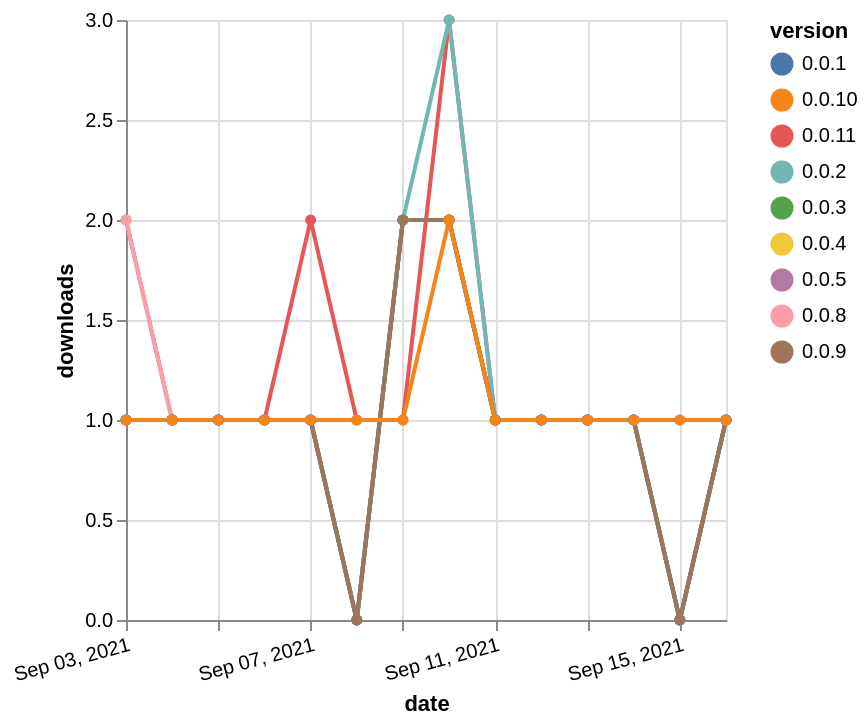

Write a Vega-Lite specification for this figure.
### Vega-Lite specification from a JSON file in a GitHub repository (floating-point values rounded to 4 significant figures)
{"$schema": "https://vega.github.io/schema/vega-lite/v5.json", "description": "A simple bar chart with embedded data.", "data": {"values": [{"date": "2021-09-03", "total": 172, "delta": 1, "version": "0.0.3"}, {"date": "2021-09-04", "total": 173, "delta": 1, "version": "0.0.3"}, {"date": "2021-09-05", "total": 174, "delta": 1, "version": "0.0.3"}, {"date": "2021-09-06", "total": 175, "delta": 1, "version": "0.0.3"}, {"date": "2021-09-07", "total": 176, "delta": 1, "version": "0.0.3"}, {"date": "2021-09-08", "total": 176, "delta": 0, "version": "0.0.3"}, {"date": "2021-09-09", "total": 178, "delta": 2, "version": "0.0.3"}, {"date": "2021-09-10", "total": 180, "delta": 2, "version": "0.0.3"}, {"date": "2021-09-11", "total": 181, "delta": 1, "version": "0.0.3"}, {"date": "2021-09-12", "total": 182, "delta": 1, "version": "0.0.3"}, {"date": "2021-09-13", "total": 183, "delta": 1, "version": "0.0.3"}, {"date": "2021-09-14", "total": 184, "delta": 1, "version": "0.0.3"}, {"date": "2021-09-15", "total": 184, "delta": 0, "version": "0.0.3"}, {"date": "2021-09-16", "total": 185, "delta": 1, "version": "0.0.3"}, {"date": "2021-09-03", "total": 154, "delta": 2, "version": "0.0.5"}, {"date": "2021-09-04", "total": 155, "delta": 1, "version": "0.0.5"}, {"date": "2021-09-05", "total": 156, "delta": 1, "version": "0.0.5"}, {"date": "2021-09-06", "total": 157, "delta": 1, "version": "0.0.5"}, {"date": "2021-09-07", "total": 158, "delta": 1, "version": "0.0.5"}, {"date": "2021-09-08", "total": 158, "delta": 0, "version": "0.0.5"}, {"date": "2021-09-09", "total": 160, "delta": 2, "version": "0.0.5"}, {"date": "2021-09-10", "total": 162, "delta": 2, "version": "0.0.5"}, {"date": "2021-09-11", "total": 163, "delta": 1, "version": "0.0.5"}, {"date": "2021-09-12", "total": 164, "delta": 1, "version": "0.0.5"}, {"date": "2021-09-13", "total": 165, "delta": 1, "version": "0.0.5"}, {"date": "2021-09-14", "total": 166, "delta": 1, "version": "0.0.5"}, {"date": "2021-09-15", "total": 166, "delta": 0, "version": "0.0.5"}, {"date": "2021-09-16", "total": 167, "delta": 1, "version": "0.0.5"}, {"date": "2021-09-03", "total": 151, "delta": 2, "version": "0.0.8"}, {"date": "2021-09-04", "total": 152, "delta": 1, "version": "0.0.8"}, {"date": "2021-09-05", "total": 153, "delta": 1, "version": "0.0.8"}, {"date": "2021-09-06", "total": 154, "delta": 1, "version": "0.0.8"}, {"date": "2021-09-07", "total": 155, "delta": 1, "version": "0.0.8"}, {"date": "2021-09-08", "total": 155, "delta": 0, "version": "0.0.8"}, {"date": "2021-09-09", "total": 157, "delta": 2, "version": "0.0.8"}, {"date": "2021-09-10", "total": 159, "delta": 2, "version": "0.0.8"}, {"date": "2021-09-11", "total": 160, "delta": 1, "version": "0.0.8"}, {"date": "2021-09-12", "total": 161, "delta": 1, "version": "0.0.8"}, {"date": "2021-09-13", "total": 162, "delta": 1, "version": "0.0.8"}, {"date": "2021-09-14", "total": 163, "delta": 1, "version": "0.0.8"}, {"date": "2021-09-15", "total": 163, "delta": 0, "version": "0.0.8"}, {"date": "2021-09-16", "total": 164, "delta": 1, "version": "0.0.8"}, {"date": "2021-09-03", "total": 177, "delta": 1, "version": "0.0.4"}, {"date": "2021-09-04", "total": 178, "delta": 1, "version": "0.0.4"}, {"date": "2021-09-05", "total": 179, "delta": 1, "version": "0.0.4"}, {"date": "2021-09-06", "total": 180, "delta": 1, "version": "0.0.4"}, {"date": "2021-09-07", "total": 181, "delta": 1, "version": "0.0.4"}, {"date": "2021-09-08", "total": 181, "delta": 0, "version": "0.0.4"}, {"date": "2021-09-09", "total": 183, "delta": 2, "version": "0.0.4"}, {"date": "2021-09-10", "total": 185, "delta": 2, "version": "0.0.4"}, {"date": "2021-09-11", "total": 186, "delta": 1, "version": "0.0.4"}, {"date": "2021-09-12", "total": 187, "delta": 1, "version": "0.0.4"}, {"date": "2021-09-13", "total": 188, "delta": 1, "version": "0.0.4"}, {"date": "2021-09-14", "total": 189, "delta": 1, "version": "0.0.4"}, {"date": "2021-09-15", "total": 189, "delta": 0, "version": "0.0.4"}, {"date": "2021-09-16", "total": 190, "delta": 1, "version": "0.0.4"}, {"date": "2021-09-03", "total": 178, "delta": 1, "version": "0.0.11"}, {"date": "2021-09-04", "total": 179, "delta": 1, "version": "0.0.11"}, {"date": "2021-09-05", "total": 180, "delta": 1, "version": "0.0.11"}, {"date": "2021-09-06", "total": 181, "delta": 1, "version": "0.0.11"}, {"date": "2021-09-07", "total": 183, "delta": 2, "version": "0.0.11"}, {"date": "2021-09-08", "total": 184, "delta": 1, "version": "0.0.11"}, {"date": "2021-09-09", "total": 185, "delta": 1, "version": "0.0.11"}, {"date": "2021-09-10", "total": 188, "delta": 3, "version": "0.0.11"}, {"date": "2021-09-11", "total": 189, "delta": 1, "version": "0.0.11"}, {"date": "2021-09-12", "total": 190, "delta": 1, "version": "0.0.11"}, {"date": "2021-09-13", "total": 191, "delta": 1, "version": "0.0.11"}, {"date": "2021-09-14", "total": 192, "delta": 1, "version": "0.0.11"}, {"date": "2021-09-15", "total": 193, "delta": 1, "version": "0.0.11"}, {"date": "2021-09-16", "total": 194, "delta": 1, "version": "0.0.11"}, {"date": "2021-09-03", "total": 251, "delta": 1, "version": "0.0.2"}, {"date": "2021-09-04", "total": 252, "delta": 1, "version": "0.0.2"}, {"date": "2021-09-05", "total": 253, "delta": 1, "version": "0.0.2"}, {"date": "2021-09-06", "total": 254, "delta": 1, "version": "0.0.2"}, {"date": "2021-09-07", "total": 255, "delta": 1, "version": "0.0.2"}, {"date": "2021-09-08", "total": 255, "delta": 0, "version": "0.0.2"}, {"date": "2021-09-09", "total": 257, "delta": 2, "version": "0.0.2"}, {"date": "2021-09-10", "total": 260, "delta": 3, "version": "0.0.2"}, {"date": "2021-09-11", "total": 261, "delta": 1, "version": "0.0.2"}, {"date": "2021-09-12", "total": 262, "delta": 1, "version": "0.0.2"}, {"date": "2021-09-13", "total": 263, "delta": 1, "version": "0.0.2"}, {"date": "2021-09-14", "total": 264, "delta": 1, "version": "0.0.2"}, {"date": "2021-09-15", "total": 264, "delta": 0, "version": "0.0.2"}, {"date": "2021-09-16", "total": 265, "delta": 1, "version": "0.0.2"}, {"date": "2021-09-03", "total": 180, "delta": 1, "version": "0.0.1"}, {"date": "2021-09-04", "total": 181, "delta": 1, "version": "0.0.1"}, {"date": "2021-09-05", "total": 182, "delta": 1, "version": "0.0.1"}, {"date": "2021-09-06", "total": 183, "delta": 1, "version": "0.0.1"}, {"date": "2021-09-07", "total": 184, "delta": 1, "version": "0.0.1"}, {"date": "2021-09-08", "total": 184, "delta": 0, "version": "0.0.1"}, {"date": "2021-09-09", "total": 186, "delta": 2, "version": "0.0.1"}, {"date": "2021-09-10", "total": 188, "delta": 2, "version": "0.0.1"}, {"date": "2021-09-11", "total": 189, "delta": 1, "version": "0.0.1"}, {"date": "2021-09-12", "total": 190, "delta": 1, "version": "0.0.1"}, {"date": "2021-09-13", "total": 191, "delta": 1, "version": "0.0.1"}, {"date": "2021-09-14", "total": 192, "delta": 1, "version": "0.0.1"}, {"date": "2021-09-15", "total": 192, "delta": 0, "version": "0.0.1"}, {"date": "2021-09-16", "total": 193, "delta": 1, "version": "0.0.1"}, {"date": "2021-09-03", "total": 150, "delta": 1, "version": "0.0.9"}, {"date": "2021-09-04", "total": 151, "delta": 1, "version": "0.0.9"}, {"date": "2021-09-05", "total": 152, "delta": 1, "version": "0.0.9"}, {"date": "2021-09-06", "total": 153, "delta": 1, "version": "0.0.9"}, {"date": "2021-09-07", "total": 154, "delta": 1, "version": "0.0.9"}, {"date": "2021-09-08", "total": 154, "delta": 0, "version": "0.0.9"}, {"date": "2021-09-09", "total": 156, "delta": 2, "version": "0.0.9"}, {"date": "2021-09-10", "total": 158, "delta": 2, "version": "0.0.9"}, {"date": "2021-09-11", "total": 159, "delta": 1, "version": "0.0.9"}, {"date": "2021-09-12", "total": 160, "delta": 1, "version": "0.0.9"}, {"date": "2021-09-13", "total": 161, "delta": 1, "version": "0.0.9"}, {"date": "2021-09-14", "total": 162, "delta": 1, "version": "0.0.9"}, {"date": "2021-09-15", "total": 162, "delta": 0, "version": "0.0.9"}, {"date": "2021-09-16", "total": 163, "delta": 1, "version": "0.0.9"}, {"date": "2021-09-03", "total": 153, "delta": 1, "version": "0.0.10"}, {"date": "2021-09-04", "total": 154, "delta": 1, "version": "0.0.10"}, {"date": "2021-09-05", "total": 155, "delta": 1, "version": "0.0.10"}, {"date": "2021-09-06", "total": 156, "delta": 1, "version": "0.0.10"}, {"date": "2021-09-07", "total": 157, "delta": 1, "version": "0.0.10"}, {"date": "2021-09-08", "total": 158, "delta": 1, "version": "0.0.10"}, {"date": "2021-09-09", "total": 159, "delta": 1, "version": "0.0.10"}, {"date": "2021-09-10", "total": 161, "delta": 2, "version": "0.0.10"}, {"date": "2021-09-11", "total": 162, "delta": 1, "version": "0.0.10"}, {"date": "2021-09-12", "total": 163, "delta": 1, "version": "0.0.10"}, {"date": "2021-09-13", "total": 164, "delta": 1, "version": "0.0.10"}, {"date": "2021-09-14", "total": 165, "delta": 1, "version": "0.0.10"}, {"date": "2021-09-15", "total": 166, "delta": 1, "version": "0.0.10"}, {"date": "2021-09-16", "total": 167, "delta": 1, "version": "0.0.10"}]}, "width": "container", "mark": {"type": "line", "point": {"filled": true}}, "encoding": {"x": {"field": "date", "type": "temporal", "timeUnit": "yearmonthdate", "title": "date", "axis": {"labelAngle": -15}}, "y": {"field": "delta", "type": "quantitative", "title": "downloads"}, "color": {"field": "version", "type": "nominal"}, "tooltip": {"field": "delta"}}}
